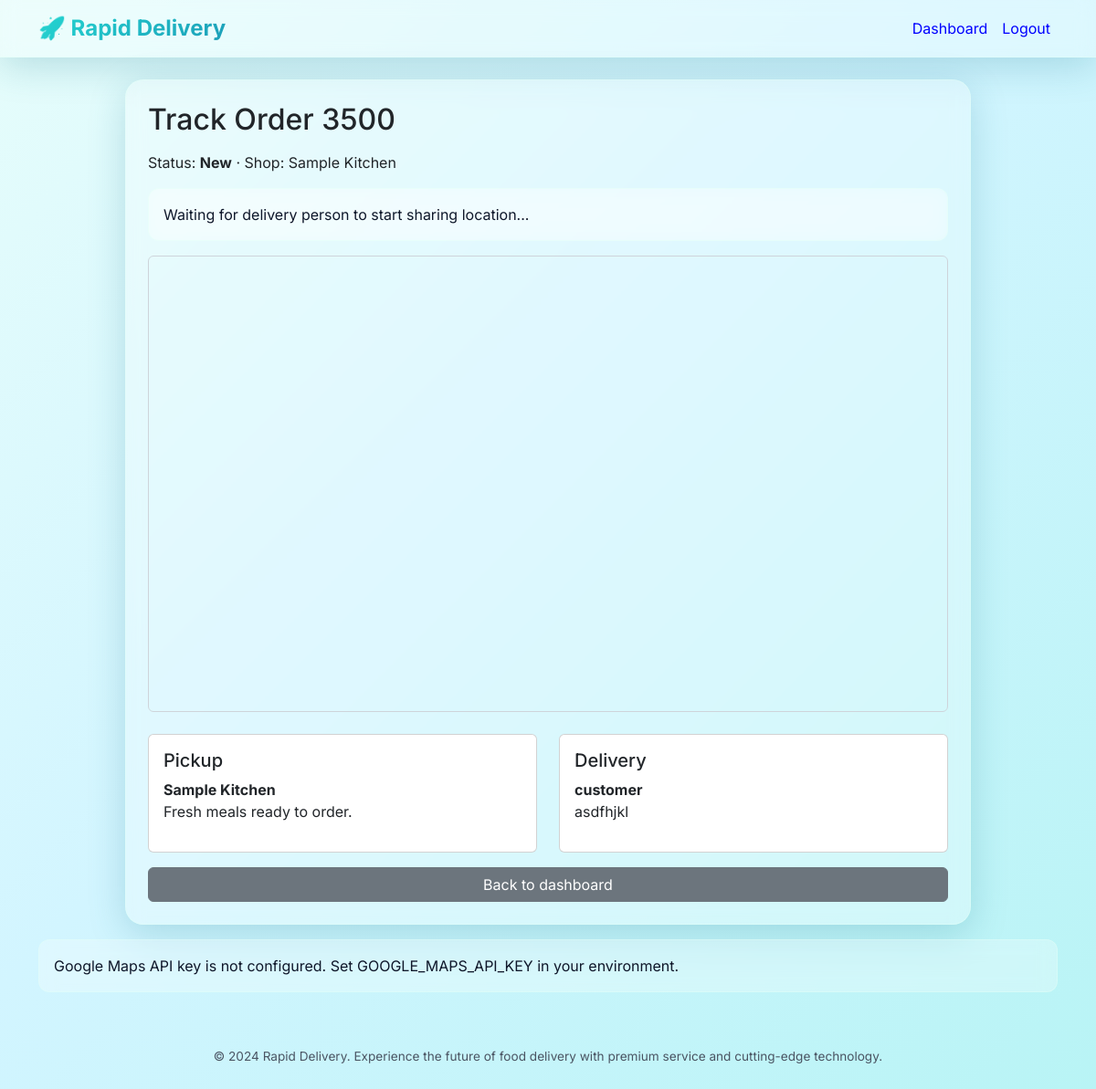
The page /track-order/2 (signed in) on the database its author committed.
### app.py (models this page shows, shortened)
class Order(db.Model):
    id = db.Column(db.Integer, primary_key=True)
    customer_id = db.Column(db.Integer, db.ForeignKey('user.id'), nullable=False)
    shop_id = db.Column(db.Integer, db.ForeignKey('shop.id'), nullable=False)
    delivery_id = db.Column(db.Integer, db.ForeignKey('user.id'))
    code = db.Column(db.String(6), nullable=False)
    status = db.Column(db.String(40), default='New')
    payment_method = db.Column(db.String(30), nullable=False)
    total_amount = db.Column(db.Float, nullable=False)
    created_at = db.Column(db.DateTime, default=datetime.utcnow)
    eta = db.Column(db.DateTime)
    pickup_lat = db.Column(db.Float)
    pickup_lng = db.Column(db.Float)
    delivery_lat = db.Column(db.Float)
    delivery_lng = db.Column(db.Float)
    razorpay_order_id = db.Column(db.String(100))
    razorpay_payment_id = db.Column(db.String(100))
    customer = db.relationship('User', foreign_keys=[customer_id])
    shop = db.relationship('Shop')
    delivery = db.relationship('User', foreign_keys=[delivery_id])
    items = db.relationship('OrderItem', backref='order', lazy=True)

class Shop(db.Model):
    id = db.Column(db.Integer, primary_key=True)
    owner_id = db.Column(db.Integer, db.ForeignKey('user.id'), nullable=False)
    name = db.Column(db.String(120), nullable=False)
    description = db.Column(db.String(255), nullable=False)
    rating = db.Column(db.Float, default=4.6)
    scanner_filename = db.Column(db.String(255))
    latitude = db.Column(db.Float)
    longitude = db.Column(db.Float)
    owner = db.relationship('User', backref='shops')

class User(db.Model, UserMixin):
    id = db.Column(db.Integer, primary_key=True)
    name = db.Column(db.String(120), nullable=False)
    email = db.Column(db.String(120), unique=True, nullable=False)
    password_hash = db.Column(db.String(255), nullable=False)
    role = db.Column(db.String(30), nullable=False)
    shop_name = db.Column(db.String(120))
    address = db.Column(db.String(255))
    phone = db.Column(db.String(40))
    vehicle_number = db.Column(db.String(40))
    otp = db.Column(db.String(10))
    otp_expiry = db.Column(db.DateTime)
    tracking_code = db.Column(db.String(6), unique=True)
    current_lat = db.Column(db.Float)
    current_lng = db.Column(db.Float)
    location_updated_at = db.Column(db.DateTime)
    is_sharing_location = db.Column(db.Boolean, default=False)

### app.py (the view)
@app.route('/track-order/<int:order_id>')
@login_required
def track_order(order_id):
    order = Order.query.get_or_404(order_id)
    if current_user.role == ROLE_CUSTOMER and order.customer_id != current_user.id:
        flash('You are not authorized to view this tracking page.', 'danger')
        return redirect(url_for('dashboard'))
    if current_user.role == ROLE_DELIVERY and order.delivery_id != current_user.id:
        flash('You are not authorized to view this tracking page.', 'danger')
        return redirect(url_for('dashboard'))
    if current_user.role == ROLE_SHOPKEEPER and order.shop.owner_id != current_user.id:
        flash('You are not authorized to view this tracking page.', 'danger')
        return redirect(url_for('dashboard'))
    return render_template('track_order.html', order=order)

### app.py (called while the page is built)
@login_manager.user_loader
def load_user(user_id):
    return User.query.get(int(user_id))

@app.context_processor
def inject_google_maps_key():
    return {'google_maps_api_key': app.config.get('GOOGLE_MAPS_API_KEY', '')}

### templates/track_order.html (shortened to what this page needs)
{% extends 'base.html' %}
{% block content %}
<div class="row justify-content-center">
  <div class="col-lg-10">
    <div class="card card-shadow p-4">
      <h2 class="mb-3">Track Order {{ order.code }}</h2>
      <p class="small-note">Status: <strong>{{ order.status }}</strong> · Shop: {{ order.shop.name }}</p>
      <div id="location-waiting" class="alert alert-warning mb-3">
         Waiting for delivery person to start sharing location...
      </div>
      <div id="tracking-map" style="height: 500px; border: 1px solid #ced4da; border-radius: .375rem;"></div>
      <div class="row mt-4">
        <div class="col-md-6">
          <div class="card p-3 mb-3">
            <h5> Pickup</h5>
            <p><strong>{{ order.shop.name }}</strong><br>{{ order.shop.description }}</p>
          </div>
        </div>
        <div class="col-md-6">
          <div class="card p-3 mb-3">
            <h5> Delivery</h5>
            <p><strong>{{ order.customer.name }}</strong><br>{{ order.customer.address }}</p>
          </div>
        </div>
      </div>
      <a href="{{ url_for('dashboard') }}" class="btn btn-secondary">Back to dashboard</a>
    </div>
  </div>
</div>
{% if google_maps_api_key %}
  <script async defer src="https://maps.googleapis.com/maps/api/js?key={{ google_maps_api_key }}&libraries=places&callback=initMap" onerror="showMapError('Failed to load Google Maps. Verify API key, network connectivity, and referrer restrictions.')"></script>
{% else %}
  <div class="alert alert-warning mt-3">Google Maps API key is not configured. Set GOOGLE_MAPS_API_KEY in your environment.</div>
{% endif %}
{% endblock %}

### static/css/style.css (style rules this page uses)
:root { --primary-gradient: linear-gradient(135deg, #24d6d1 0%, #1c9db8 100%); --secondary-gradient: linear-gradient(135deg, #b8f2d5 0%, #72d6ec 100%); --glass-bg: rgba(255, 255, 255, 0.28); --glass-border: rgba(224, 255, 246, 0.45); --shadow-soft: 0 10px 40px 0 rgba(18, 119, 140, 0.22); --shadow-hard: 0 6px 24px rgba(0, 0, 0, 0.12); --text-primary: #0f172a; --text-secondary: #4b5563; --accent: #00c8ff; }
body { background: linear-gradient(135deg, #e6fdfb 0%, #d2f5ff 45%, #b8f4f5 100%); min-height: 100vh; font-family: 'Inter', -apple-system, BlinkMacSystemFont, 'Segoe UI', Roboto, sans-serif; color: var(--text-primary); }
.card-shadow { background: var(--glass-bg); backdrop-filter: blur(10px); -webkit-backdrop-filter: blur(10px); border: 1px solid var(--glass-border); border-radius: 20px; box-shadow: var(--shadow-soft); transition: all 0.3s ease; }
.alert { background: var(--glass-bg); backdrop-filter: blur(10px); border: 1px solid var(--glass-border); border-radius: 12px; color: var(--text-primary); }

### rows shown on the page
Order: code "3500", status "New"
Shop: shop.name "Sample Kitchen", shop.description "Fresh meals ready to order."
User: customer.name "customer", customer.address "asdfhjkl"
